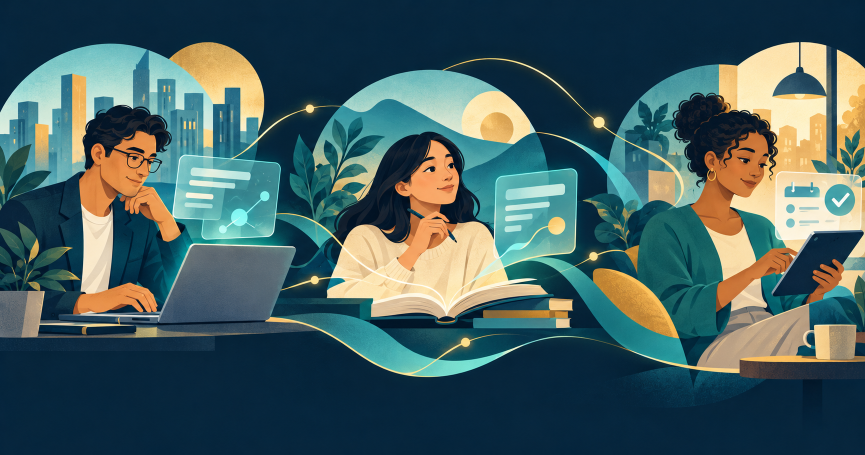
#> input picture images/blog/future-of-ai-original.png, 1730 x 909 px (shown at 1/2 size)
$ python future-ai-poster.py
#> lines starting #> are read from the running program, lines starting #| are printed output that depends on the picture
"""Optional exports from the retained original image; requires existing Pillow."""
from pathlib import Path
from PIL import Image, ImageOps

folder = Path(__file__).resolve().parent.parent / 'images/blog'
original = Image.open(folder / 'future-of-ai-original.png').convert('RGB')
#> original is the input picture: PIL image 1730x909 RGB; mean R, G, B 68.5, 94.6, 95.8
# Fit the complete composition; pad rather than crop any person or device.
fitted = ImageOps.contain(original, (1200, 630), Image.Resampling.LANCZOS)
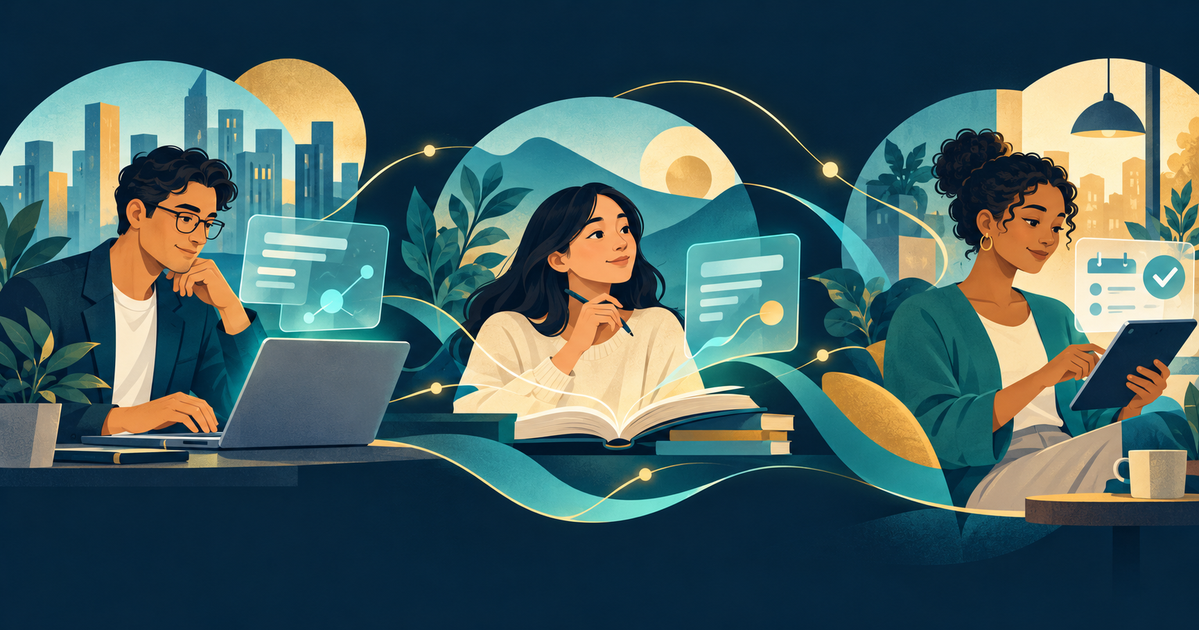
#> fitted: PIL image 1199x630 RGB; mean R, G, B 68.5, 94.6, 95.8
canvas = Image.new('RGB', (1200, 630), '#0B1E2D')
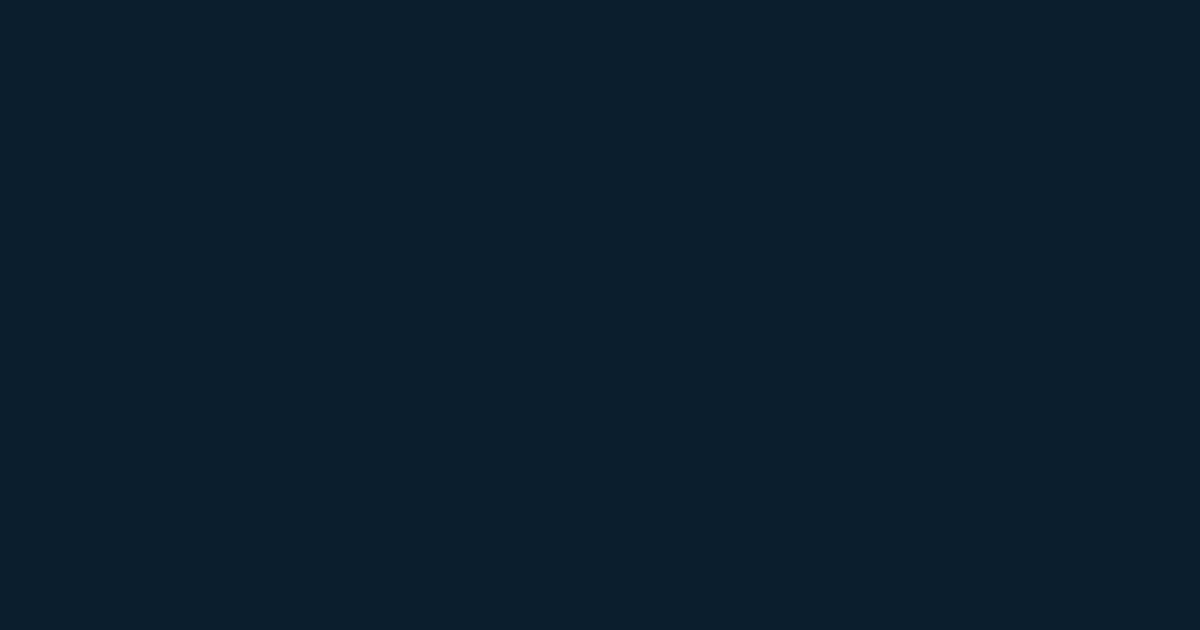
#> canvas: PIL image 1200x630 RGB; mean R, G, B 11, 30, 45
canvas.paste(fitted, ((1200 - fitted.width) // 2, (630 - fitted.height) // 2))
canvas.save(folder / 'future-of-ai-cover.webp', quality=86, method=6)
canvas.resize((640, 336), Image.Resampling.LANCZOS).save(folder / 'future-of-ai-cover-640.webp', quality=85, method=6)
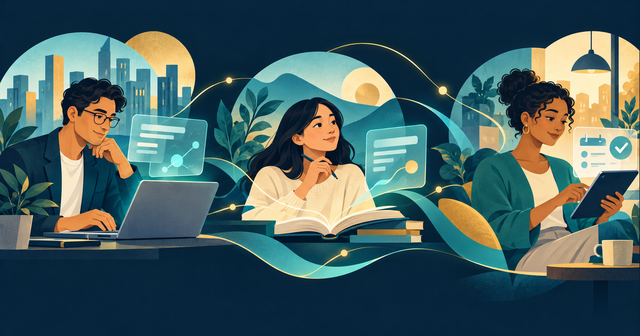
#> saved as future-of-ai-cover-640.webp: PIL image 640x336 RGB; mean R, G, B 68.5, 94.5, 95.8
canvas.save(folder / 'future-of-ai-social.png', optimize=True)
print('Exported 1200x630 cover/social poster and 640x336 thumbnail without cropping.')

$ run again, with images/blog/hormuz-internet-cables-social.png copied over images/blog/future-of-ai-original.png
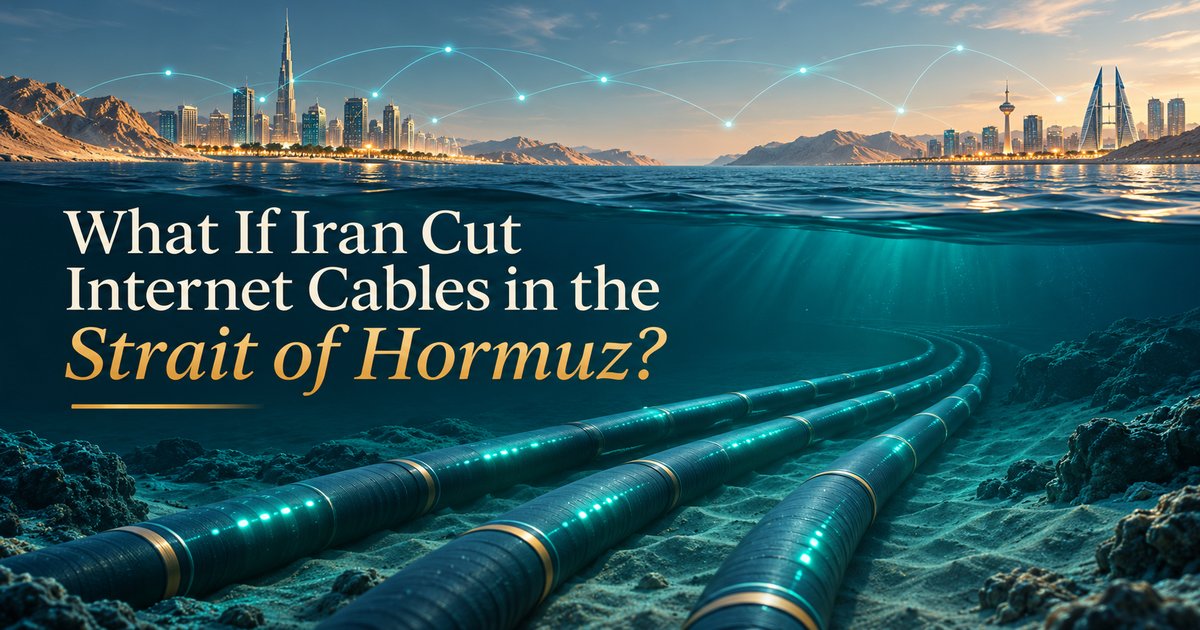
#> input picture images/blog/hormuz-internet-cables-social.png, 1200 x 630 px
#> original is the input picture: PIL image 1200x630 RGB; mean R, G, B 55.1, 94.4, 99.7
#> `canvas.resize((640, 336), Image.Resampling.LANCZOS).save(folder / 'fut..`:
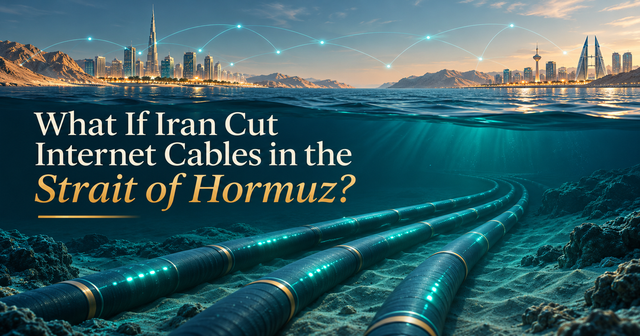
#> saved as future-of-ai-cover-640.webp: PIL image 640x336 RGB; mean R, G, B 55.2, 94.4, 99.7

$ run again, with images/blog/nvidia-jensen-huang-investigation-social.png copied over images/blog/future-of-ai-original.png
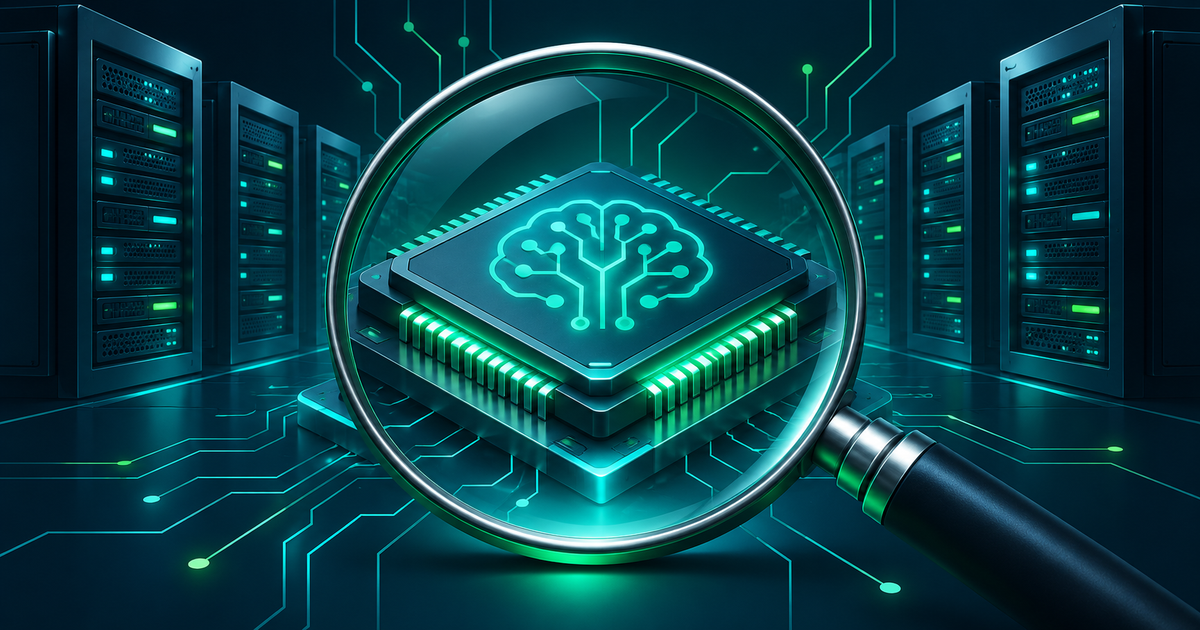
#> input picture images/blog/nvidia-jensen-huang-investigation-social.png, 1200 x 630 px
#> original is the input picture: PIL image 1200x630 RGB; mean R, G, B 8.9, 61.5, 70.6
#> `canvas.resize((640, 336), Image.Resampling.LANCZOS).save(folder / 'fut..`:
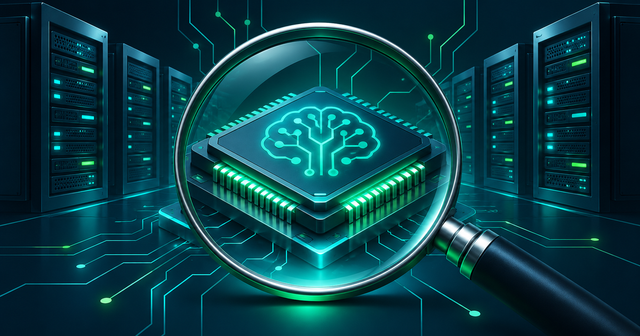
#> saved as future-of-ai-cover-640.webp: PIL image 640x336 RGB; mean R, G, B 9, 61.5, 70.6
